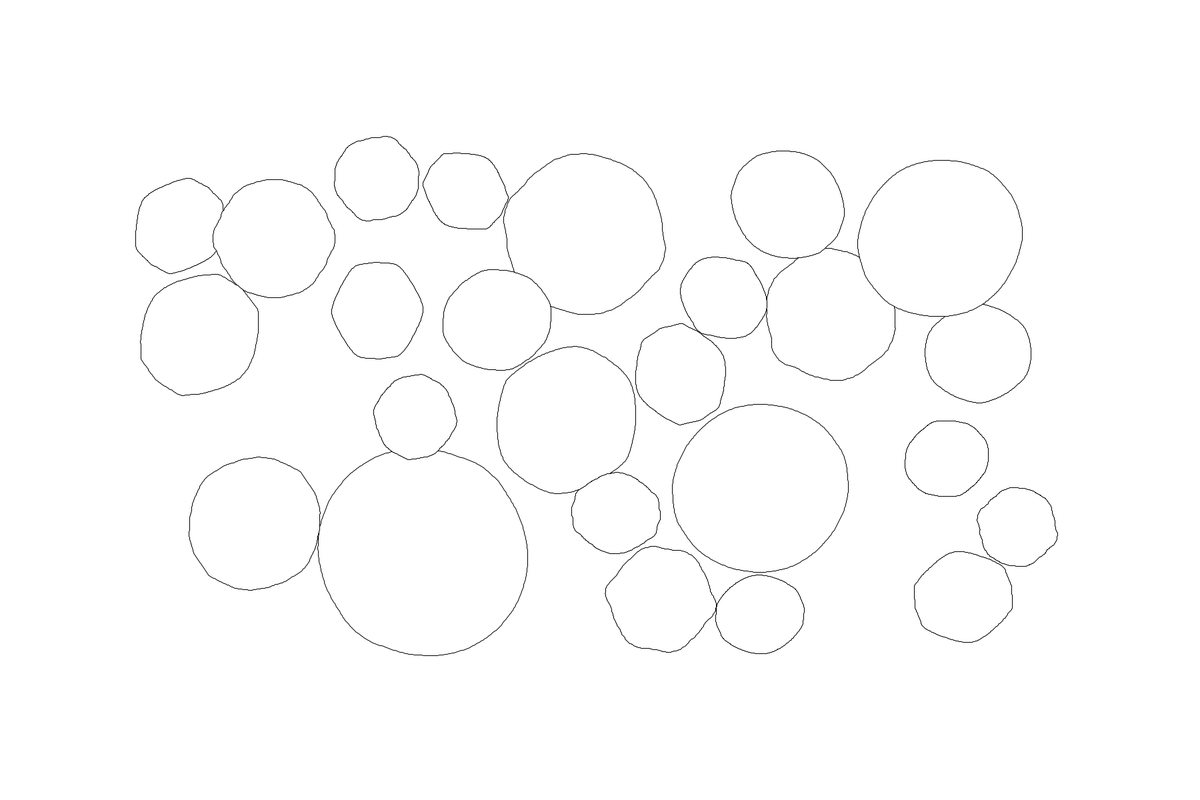
Frame 1 (no input)
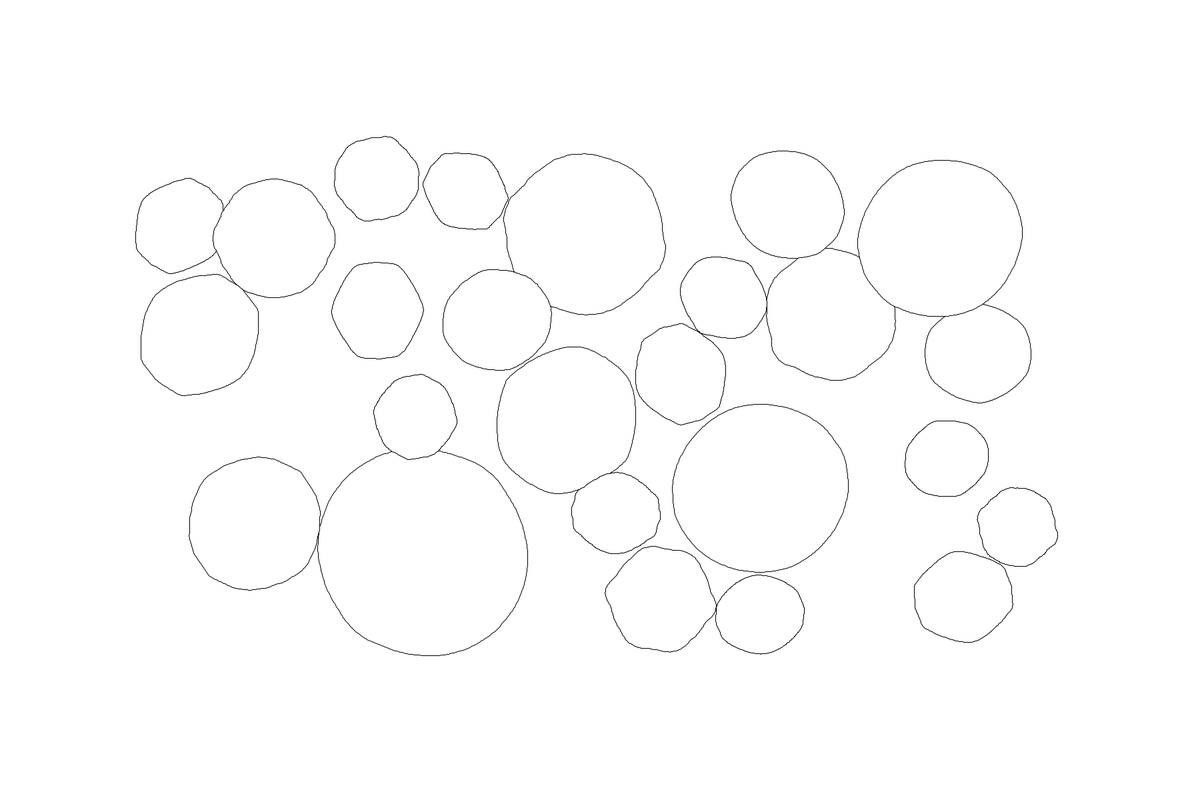
Frame 2 (the mouse pressed at the canvas centre, redrawn once)

The Processing sketch that drew these frames (run headless with seeded random() and noise(); the mouse was pressed at the canvas centre and the sketch redrawn once):

// Processing sketch: sketch_240204b
// ── sketch_240204b.pde
class Blob {
  float x, y; // Posizione del centro del blob
  float radius; // Raggio del blob
  float noiseFactor; // Fattore di noise unico per il blob
  float rotation; // Angolo di rotazione unico per il blob

  // Costruttore aggiornato con i nuovi attributi
  Blob(float x, float y, float radius) {
    this.x = x;
    this.y = y;
    this.radius = radius;
    this.noiseFactor = random(0.5, 2); // Assegna un fattore di noise casuale
    this.rotation = random(TWO_PI); // Assegna una rotazione casuale
  }
  
  // Metodo per disegnare il blob con noise e rotazione unici
  void display(float t) {
    pushMatrix(); // Salva la configurazione corrente della matrice di trasformazione
    translate(x, y); // Sposta l'origine al centro del blob
    rotate(rotation); // Applica la rotazione
    drawBlob(0, 0, radius, t, noiseFactor); // Disegna il blob con il suo noise e al centro della nuova origine
    popMatrix(); // Ripristina la configurazione precedente della matrice
  }
}


ArrayList<Blob> blobs = new ArrayList<Blob>();
float t = 0; // Parametro del tempo per l'animazione

void setup() {
  size(1800, 1200); // Imposta una dimensione più grande per avere più spazio
  smooth();
  noLoop(); // Disabilita il loop automatico per il primo posizionamento
  placeBlobs();
}

void draw() {
  background(255);
  for (Blob b : blobs) {
    b.display(t);
  }
  t += 0.01;
}

void placeBlobs() {
  int attempts = 0;
  int offset = 200;
  while (blobs.size() < 30 && attempts < 1000) { // Prova a posizionare 10 blob con un massimo di 1000 tentativi
    float r = random(50, offset); // Sceglie un raggio casuale tra 100 e 300
    float x = random(r+offset, width - r-offset);
    float y = random(r+offset, height - r-offset);
    Blob newBlob = new Blob(x, y, r);
    boolean canPlace = true;
    for (Blob b : blobs) {
      float d = dist(x, y, b.x, b.y);
      if (d < r + b.radius) { // Verifica la sovrapposizione
        canPlace = false;
        break;
      }
    }
    if (canPlace) {
      blobs.add(newBlob);
    }
    attempts++;
  }
}

void drawBlob(float x, float y, float radius, float t, float noiseFactor) {
  beginShape();
  for (int i = 0; i < 360; i++) {
    float angle = radians(i);
    // Utilizza il fattore di noise specifico del blob nel calcolo
    float r = radius + noise(cos(angle) * noiseFactor + t, sin(angle) * noiseFactor + t) * 20;
    float px = r * cos(angle);
    float py = r * sin(angle);
    vertex(px, py);
  }
  endShape(CLOSE);
}
